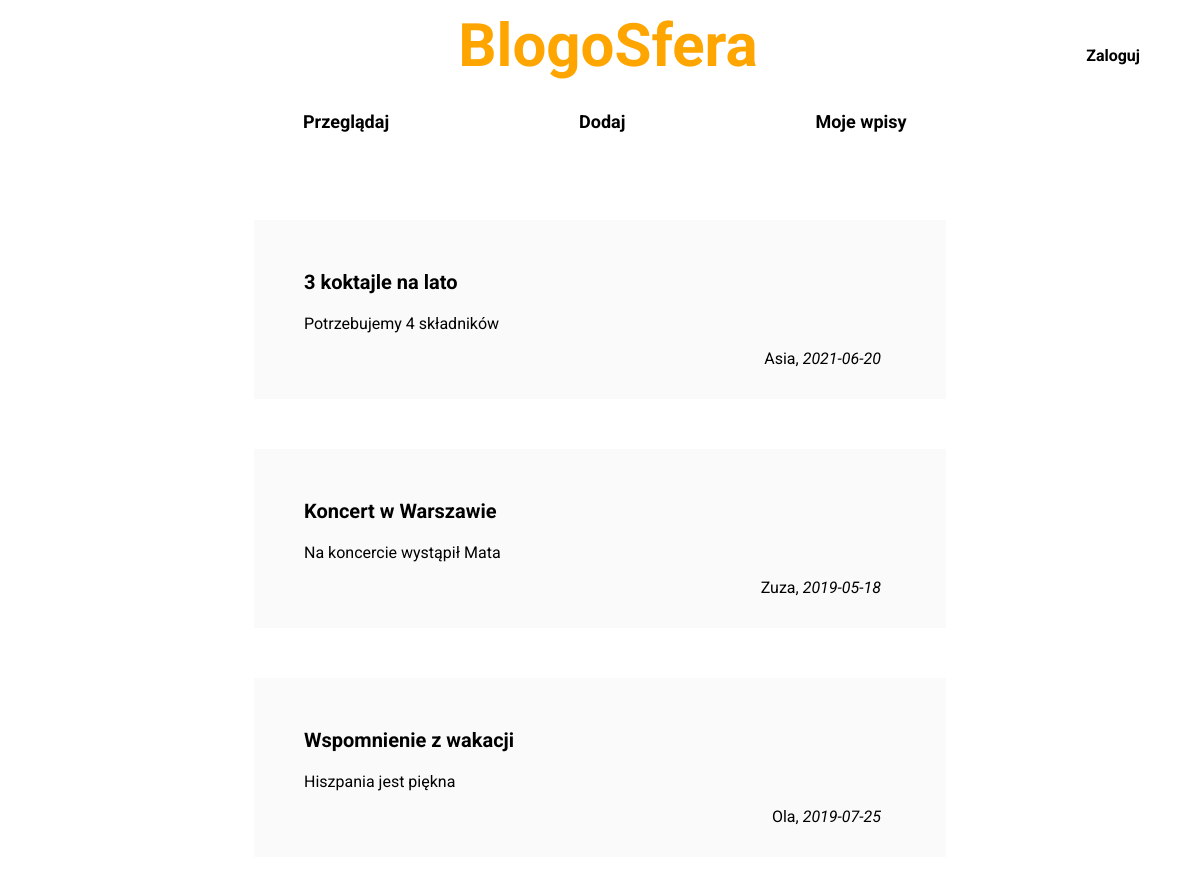
The page / on the database its author committed.
### models.py (models this page shows, shortened)
class BlogSfera(dataBase.Model):
    __tablename__ = "wpis"
    id = dataBase.Column(dataBase.Integer, primary_key=True)
    tytul = dataBase.Column(dataBase.String, nullable=False)
    data = dataBase.Column(dataBase.Date, nullable=False)
    tresc = dataBase.Column(dataBase.String, nullable=False)
    autor = dataBase.Column(dataBase.String, nullable=False)
    user_id = dataBase.Column(dataBase.Integer, ForeignKey('user.id'), nullable=False)  # związek między wpisem a user

### app.py (the view)
@app.route('/')
def welcome():
    data = BlogSfera.query.order_by(desc(BlogSfera.id)).limit(3).all()  # wyświetlanie najnowszych wpisów na stronie głównej
    return render_template('mainpage.html', data=data)

### templates/mainpage.html (shortened to what this page needs)
<!DOCTYPE html>
<html lang="pl">
<head>
    <link rel="stylesheet" href="/static/css/styles.css">
</head>
<body>
        <div class="menu">
            <div class="login-wrapper">
                    <a class="logout" href="/login">Zaloguj</a>
            </div>
            <h1 id="menuLabel"><a href="/">BlogoSfera</a></h1>
            <div class="navbar">
                <a href="/all">Przeglądaj</a>
                <a href="{{url_for('add')}}">Dodaj</a>
                <a href="/mypage">Moje wpisy</a>
            </div>
        </div>
    <div class="main">
        {% if data %}
            {% for wpis in data %}
                <div class="post">
                    <div>
                        <h3 id="title">{{wpis.tytul}}</h3>
                    </div>
                    <p>
                        {{ wpis.tresc }}
                    </p>
                    <div class="signature-wrapper">
                        <h4 id="signature">{{ wpis.autor }}, <i>{{ wpis.data }}</i></h4>
                    </div>
                </div>
            {% endfor %}
        {% else %}
            <h2> No posts on BlogoSfera </h2>
        {% endif %}
    </div>
</body>
</html>

### static/css/styles.css (style rules this page uses)
* { font-family: 'Roboto', sans-serif; }
a, a:hover, a:visited, a:active { color: inherit; text-decoration: none; }
#menuLabel { color: orange; font-size: 60px; top: 0; text-align: center; margin-bottom: 15px; margin-top: 10px; }
.menu { overflow: hidden; display: block; width:100%; top: 0; margin:0 auto; position: fixed; background: white; padding-bottom: 10px; }
.navbar { font-weight: bold; width:800px; margin:0 auto; }
.navbar a { font-size: 18px; float: left; display: block; background: white; text-align: center; padding: 15px 55px 15px 55px; text-decoration: none; border-radius: 25px; transition: background-color 0.8; margin-left: 5%; margin-right: 5%; }
.main { overflow: auto; margin-top: 170px; }
.post { width: 50%; margin:0 auto; background-color: #fafafa; padding: 50px 50px 50px 50px; margin-top: 50px; margin-bottom: 50px; }
#title { font-size: 20px; margin-top:0px; }
.signature-wrapper { padding: 0px 15px 0px 15px; overflow: hidden; float: right; }
#signature { margin-top: 0px; font-weight:normal; font-size: 16px; }
.logout { margin-left: 15px; font-weight: bold; }
.login-wrapper { position:fixed; right: 5%; top: 5%; }

### rows shown on the page
BlogSfera: tytul "3 koktajle na lato", tresc "Potrzebujemy 4 składników", autor "Asia", data "2021-06-20"
BlogSfera: tytul "Koncert w Warszawie", tresc "Na koncercie wystąpił Mata", autor "Zuza", data "2019-05-18"
BlogSfera: tytul "Wspomnienie z wakacji", tresc "Hiszpania jest piękna", autor "Ola", data "2019-07-25"
